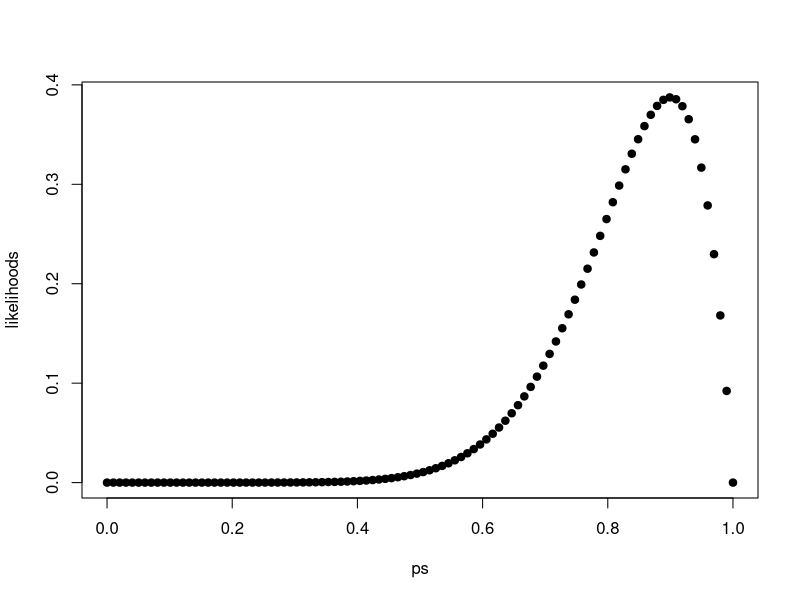
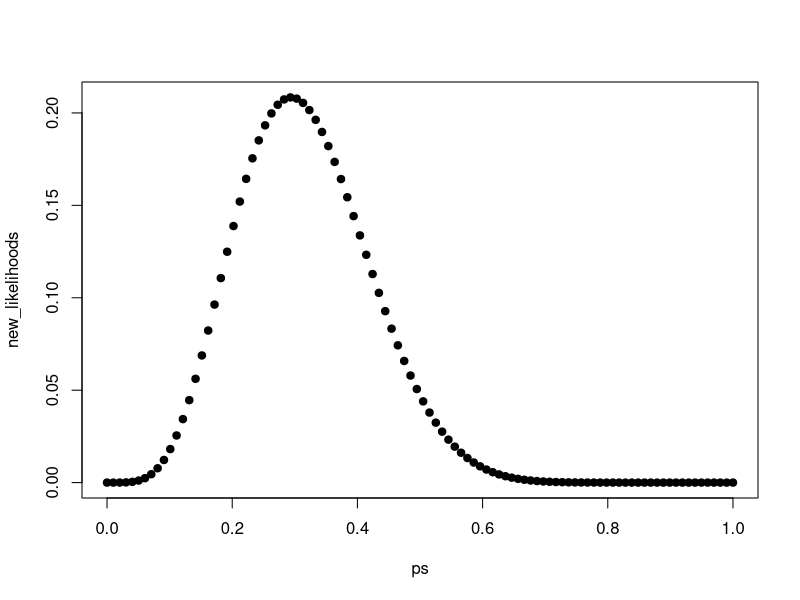
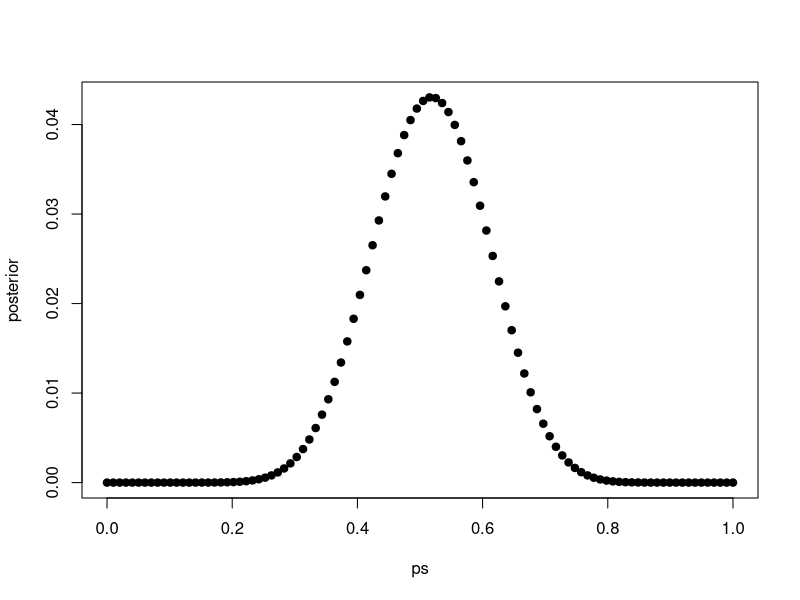
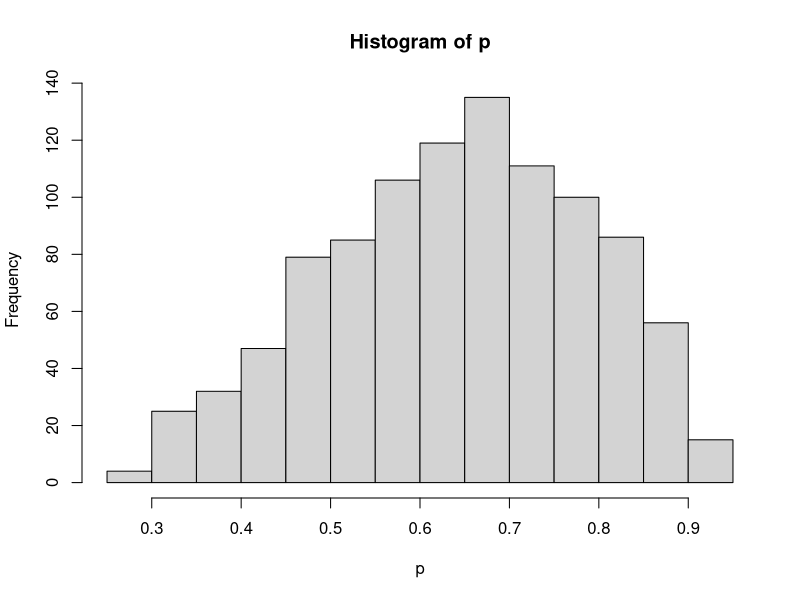

Source code (R) for these figures, in order:
# A tiny tutorial to exploring Bayesian statistics


# What proportion p of a planet's surface is water?
# Toss a globe 10 times, what do you find?
water <- 9
land <- 1
total_toss <- water + land

# dbinom will give us the probability (likelihood)
# of seeing W waters for any hypothesized p

dbinom(water, size = total_toss, prob = 0.8)


# Let's say we have no idea how much water on earth there is,
# so we'd like to
# simulate a range of possibilities
# ranging from p = 0 (all land) to p = 1 (all water)

p_grid <- data.frame(ps = seq(from = 0, to = 1, length.out = 100))
p_grid$likelihoods <- dbinom(water, size = total_toss, prob = p_grid$ps)
head(p_grid)

plot(likelihoods ~ ps, data = p_grid, pch = 19)

# lets update the data
# Let's call sampling A our
# "preliminary data"
# aka our prior

p_grid$prior <- p_grid$likelihoods

# Now we toss the globe 17 more times
water2 <- 5
land2 <- 12
total_toss2 <- water2 + land2


p_grid$new_likelihoods <-
  dbinom(water2, size = total_toss2, prob = p_grid$ps)
plot(new_likelihoods ~ ps, data = p_grid, pch = 19)

p_grid$unstandardized_posterior <- p_grid$prior * p_grid$new_likelihoods
p_grid$posterior <- (p_grid$prior * p_grid$new_likelihoods)/
                    sum(p_grid$unstandardized_posterior)

plot(posterior ~ ps, data = p_grid, pch = 19)


# A small Monte Carlo simulation from McElreath

n_samples <- 1000 # the number of iterations we want to run
p <- rep( NA , n_samples ) # a place to save our results
p[1] <- 0.5 # A starting point: assuming the proportion of water = 0.5
W <- 6 # Observed data: in 9 tosses we got 6 waters
L <- 3 # Observed data: in 9 tosses we got 3 lands

# run a MCMC (annotated code below)

for ( i in 2:n_samples ) {
  p_new <- rnorm( 1 , mean = p[i-1] , sd = 0.1 )
  if ( p_new < 0 ) p_new <- abs( p_new )
  if ( p_new > 1 ) p_new <- 2 - p_new
  q0 <- dbinom( W , W+L , p[i-1] )
  q1 <- dbinom( W , W+L , p_new )
  p[i] <- ifelse( runif(1) < q1/q0 , p_new , p[i-1] )
}

hist(p)

# let's break up this loop and see what it says
# The first iteration of the loop is i = 2

# pick a new p from a random distribution, centered on our original p, with sd = 0.1
# Notice that the indicies are referring to step 2, or step 2-1 e.g. p[i-1]
p_new <- rnorm( 1 , p[1] , 0.1 )
if ( p_new < 0 ) p_new <- abs( p_new ) # quick check to make sure p ends up > 0
if ( p_new > 1 ) p_new <- 2 - p_new # quick check to make sure p ends up < 1

# Calculate the likelihood of data given previous p
q0 <- dbinom( W , W+L , p[1] )

# Calculate the likelihood of data given current p
q1 <- dbinom( W , W+L , p_new )

# inspect your q0 and q1. Is the old p or p_new a better fit for the data?
q0
q1

# This is the Markov Chain business:
# We create some probability of either keeping p_old or changing to p_new
p[2] <- ifelse( runif(1) < q1/q0 , p_new , p[i-1] )

# Break this up: If q1 has a higher likelihood, q1/q0 will be > 1.
# Runif will return a number between 0 and 1. If q1 is better,
# the ratio of q1/q0 will be greater than runif(1), and so we should keep p_new.
# P_new then becomes our next starting p value in the MCMC chain.
# However, if the original q0 was better, q1/q0 will be < 1. In that case,
# we'll probably keep the old p, but with some wiggle room that will keep us from
# getting stuck in any particular place.
